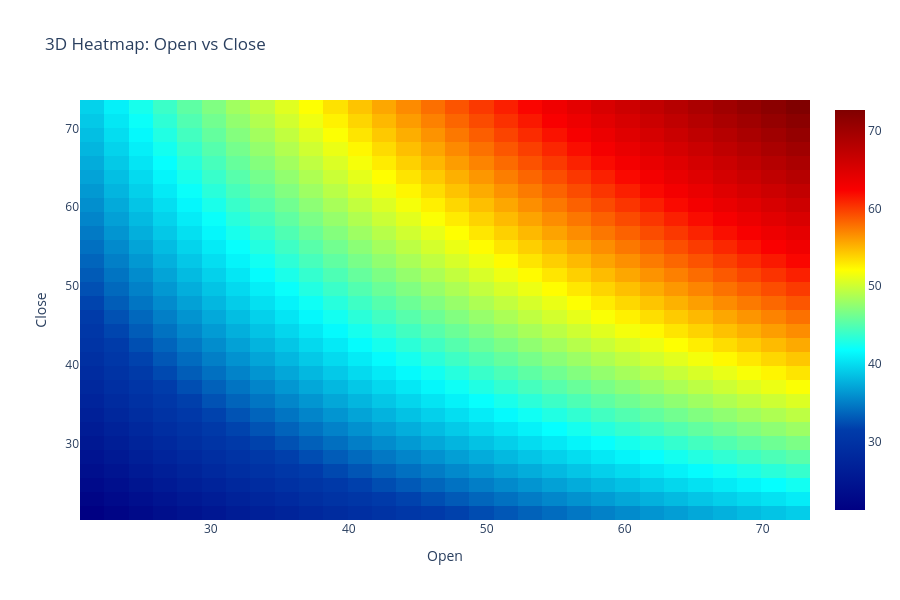

The notebook cell saved with this chart:
### Markdown cell above
3D heatmap

### Code cell
# Prepare data for the heatmap
x = np.linspace(categorized_df['Open'].min(), categorized_df['Open'].max(), 30)  # x-axis values
y = np.linspace(categorized_df['Close'].min(), categorized_df['Close'].max(), 30)  # y-axis values
x, y = np.meshgrid(x, y)  # Create a meshgrid for x and y
z = np.sqrt(x * y)  # Calculate derived z-values

# Create a heatmap
fig = go.Figure(data=go.Heatmap(
    z=z,  # Set z-values
    x=x[0],  # Set x-axis values
    y=y[:, 0],  # Set y-axis values
    colorscale='Jet'  # Set the color scale
))

# Viridis, Inferno, Jet
# colorscale: Viridis, Cividis, Plasma, Inferno, Magma, Jet, Rainbow, Blues, Greens

fig.update_layout(
    title="3D Heatmap: Open vs Close",  # Set the plot title
    xaxis_title="Open",  # Label for the x-axis
    yaxis_title="Close"  # Label for the y-axis
)

# Update layout to change the size of the plot
fig.update_layout(
    width=900,  # Set the width of the plot
    height=600   # Set the height of the plot
)

# Display the plot
fig.show()

### Figure 1 — Plotly figure (JSON) as saved in the notebook; plotly's stock layout.template omitted (floating-point values rounded to 4 significant figures; data arrays with more than 128 entries replaced by an {"elided": "..."} marker saying what was removed)
{"data": [{"colorscale": [[0, "rgb(0,0,131)"], [0.2, "rgb(0,60,170)"], [0.4, "rgb(5,255,255)"], [0.6, "rgb(255,255,0)"], [0.8, "rgb(250,0,0)"], [1, "rgb(128,0,0)"]], "type": "heatmap", "x": [21.4, 23.16, 24.93, 26.69, 28.46, 30.22, 31.98, 33.75, 35.51, 37.27, 39.04, 40.8, 42.57, 44.33, 46.09, 47.86, 49.62, 51.38, 53.15, 54.91, 56.68, 58.44, 60.2, 61.97, 63.73, 65.49, 67.26, 69.02, 70.79, 72.55], "y": [21.17, 22.95, 24.72, 26.5, 28.28, 30.06, 31.83, 33.61, 35.39, 37.16, 38.94, 40.72, 42.5, 44.27, 46.05, 47.83, 49.61, 51.38, 53.16, 54.94, 56.71, 58.49, 60.27, 62.05, 63.82, 65.6, 67.38, 69.16, 70.93, 72.71], "z": {"elided": "30x30 float values"}}], "layout": {"height": 600, "title": {"text": "3D Heatmap: Open vs Close"}, "width": 900, "xaxis": {"title": {"text": "Open"}}, "yaxis": {"title": {"text": "Close"}}}}
